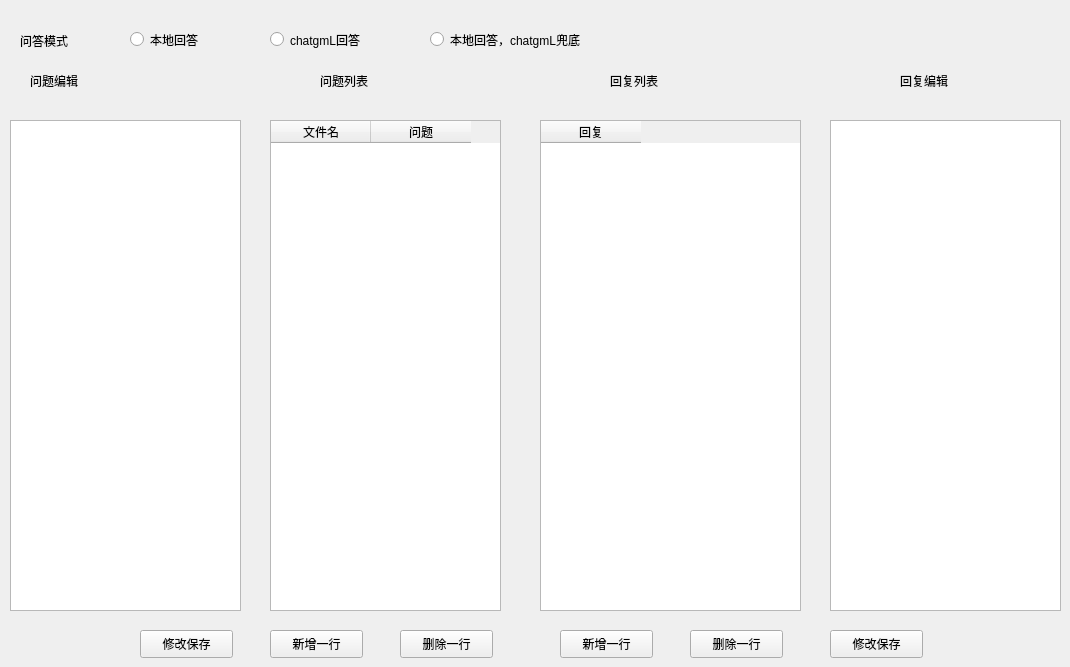
    <widget class="QWidget" name="tab_6">
     <attribute name="title">
      <string>问答</string>
     </attribute>
     <widget class="QTableWidget" name="qa_q_list">
      <property name="geometry">
       <rect>
        <x>270</x>
        <y>120</y>
        <width>231</width>
        <height>491</height>
       </rect>
      </property>
      <column>
       <property name="text">
        <string>文件名</string>
       </property>
      </column>
      <column>
       <property name="text">
        <string>问题</string>
       </property>
      </column>
     </widget>
     <widget class="QTableWidget" name="qa_a_list">
      <property name="geometry">
       <rect>
        <x>540</x>
        <y>120</y>
        <width>261</width>
        <height>491</height>
       </rect>
      </property>
      <column>
       <property name="text">
        <string>回复</string>
       </property>
      </column>
     </widget>
     <widget class="QPlainTextEdit" name="qa_q_edit">
      <property name="geometry">
       <rect>
        <x>10</x>
        <y>120</y>
        <width>231</width>
        <height>491</height>
       </rect>
      </property>
     </widget>
     <widget class="QPlainTextEdit" name="qa_a_edit">
      <property name="geometry">
       <rect>
        <x>830</x>
        <y>120</y>
        <width>231</width>
        <height>491</height>
       </rect>
      </property>
     </widget>
     <widget class="QLabel" name="label_7">
      <property name="geometry">
       <rect>
        <x>30</x>
        <y>70</y>
        <width>81</width>
        <height>21</height>
       </rect>
      </property>
      <property name="text">
       <string>问题编辑</string>
      </property>
     </widget>
     <widget class="QLabel" name="label_8">
      <property name="geometry">
       <rect>
        <x>320</x>
        <y>70</y>
        <width>81</width>
        <height>21</height>
       </rect>
      </property>
      <property name="text">
       <string>问题列表</string>
      </property>
     </widget>
     <widget class="QLabel" name="label_9">
      <property name="geometry">
       <rect>
        <x>610</x>
        <y>70</y>
        <width>81</width>
        <height>21</height>
       </rect>
      </property>
      <property name="text">
       <string>回复列表</string>
      </property>
     </widget>
     <widget class="QLabel" name="label_10">
      <property name="geometry">
       <rect>
        <x>900</x>
        <y>70</y>
        <width>81</width>
        <height>21</height>
       </rect>
      </property>
      <property name="text">
       <string>回复编辑</string>
      </property>
     </widget>
     <widget class="QPushButton" name="qa_q_add_cn">
      <property name="geometry">
       <rect>
        <x>270</x>
        <y>630</y>
        <width>93</width>
        <height>28</height>
       </rect>
      </property>
      <property name="text">
       <string>新增一行</string>
      </property>
     </widget>
     <widget class="QPushButton" name="qa_q_del_cn">
      <property name="geometry">
       <rect>
        <x>400</x>
        <y>630</y>
        <width>93</width>
        <height>28</height>
       </rect>
      </property>
      <property name="text">
       <string>删除一行</string>
      </property>
     </widget>
     <widget class="QPushButton" name="qa_a_del_cn">
      <property name="geometry">
       <rect>
        <x>690</x>
        <y>630</y>
        <width>93</width>
        <height>28</height>
       </rect>
      </property>
      <property name="text">
       <string>删除一行</string>
      </property>
     </widget>
     <widget class="QPushButton" name="qa_a_add_cn">
      <property name="geometry">
       <rect>
        <x>560</x>
        <y>630</y>
        <width>93</width>
        <height>28</height>
       </rect>
      </property>
      <property name="text">
       <string>新增一行</string>
      </property>
     </widget>
     <widget class="QPushButton" name="qa_a_save_cn">
      <property name="geometry">
       <rect>
        <x>830</x>
        <y>630</y>
        <width>93</width>
        <height>28</height>
       </rect>
      </property>
      <property name="text">
       <string>修改保存</string>
      </property>
     </widget>
     <widget class="QPushButton" name="qa_q_save_cn">
      <property name="geometry">
       <rect>
        <x>140</x>
        <y>630</y>
        <width>93</width>
        <height>28</height>
       </rect>
      </property>
      <property name="text">
       <string>修改保存</string>
      </property>
     </widget>
     <widget class="QRadioButton" name="qa_type_1">
      <property name="geometry">
       <rect>
        <x>130</x>
        <y>30</y>
        <width>115</width>
        <height>19</height>
       </rect>
      </property>
      <property name="text">
       <string>本地回答</string>
      </property>
      <attribute name="buttonGroup">
       <string notr="true">qa_type</string>
      </attribute>
     </widget>
     <widget class="QRadioButton" name="qa_type_2">
      <property name="geometry">
       <rect>
        <x>270</x>
        <y>30</y>
        <width>115</width>
        <height>19</height>
       </rect>
      </property>
      <property name="text">
       <string>chatgmL回答</string>
      </property>
      <attribute name="buttonGroup">
       <string notr="true">qa_type</string>
      </attribute>
     </widget>
     <widget class="QRadioButton" name="qa_type_3">
      <property name="geometry">
       <rect>
        <x>430</x>
        <y>30</y>
        <width>191</width>
        <height>19</height>
       </rect>
      </property>
      <property name="text">
       <string>本地回答，chatgmL兜底</string>
      </property>
      <attribute name="buttonGroup">
       <string notr="true">qa_type</string>
      </attribute>
     </widget>
     <widget class="QLabel" name="label_17">
      <property name="geometry">
       <rect>
        <x>20</x>
        <y>30</y>
        <width>72</width>
        <height>21</height>
       </rect>
      </property>
      <property name="text">
       <string>问答模式</string>
      </property>
     </widget>
    </widget>
